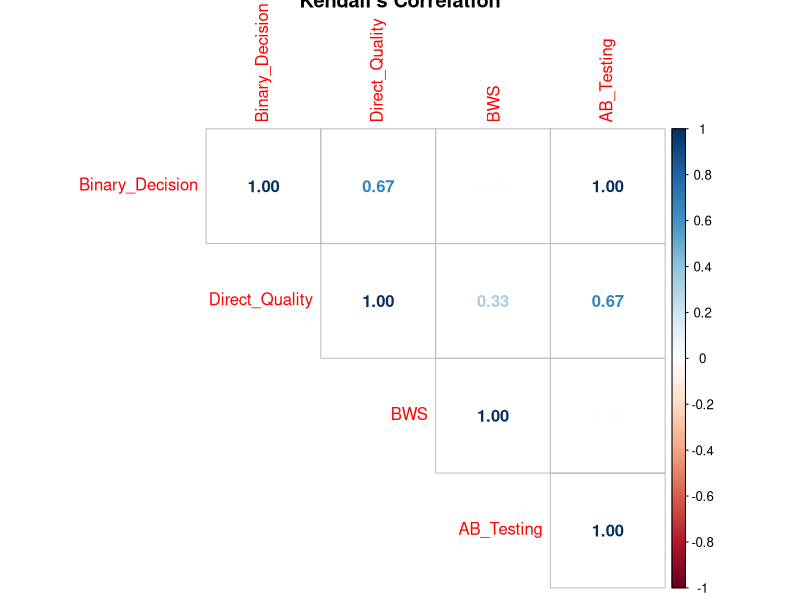

The R source for this figure:
# Honesty Scale
data <- data.frame(
  Text = c('T1', 'T2', 'T3', 'T4', 'T5', 'T6', 'T7', 'T8'),
  Binary_Decision = c(3, 5, 1, 6, 4, 6, 2, 7),  
  Direct_Quality = c(4, 5, 1, 6, 2, 7, 3, 8),   
  BWS = c(4, 5, 3, 7, 2, 6, 1, 8),              
  AB_Testing = c(4, 5, 2, 6, 3, 7, 1, 7)        
)

#Comprehensibility Scale 
data <- data.frame(
  Text = c('T1', 'T2', 'T3', 'T4', 'T5', 'T6', 'T7', 'T8'),
  Binary_Decision = c(2, 3, 2, 5, 3, 4, 1, 4),  
  Direct_Quality = c(3, 2, 3, 5, 4, 6, 1, 5),   
  BWS = c(1, 4, 3, 6, 2, 7, 5, 8),              
  AB_Testing = c(5, 4, 2, 8, 3, 7, 1, 6)        
)

#Total 
data <- data.frame(
  Text = c('T1', 'T2', 'T3', 'T4', 'T5', 'T6', 'T7', 'T8'),
  Binary_Decision = c(3, 5, 1, 7, 4, 6, 2, 7),  
  Direct_Quality = c(4, 5, 2, 6, 3, 7, 1, 8),   
  BWS = c(4, 5, 3, 7, 2, 6, 1, 8),              
  AB_Testing = c(4, 5, 2, 6, 3, 8, 1, 7)        
)

#Honesty LLM
data <- data.frame(
  Text = c('T1', 'T2', 'T3', 'T4'),
  Binary_Decision = c(1, 2, 4, 3),  
  Direct_Quality = c(1, 2, 3, 4),   
  BWS = c(1, 4, 2, 3),              
  AB_Testing = c(1, 2, 4, 3)        
)

#Comprehensibility LLM 
data <- data.frame(
  Text = c('T1', 'T2', 'T3', 'T4'),
  Binary_Decision = c(1, 4, 3, 2),  
  Direct_Quality = c(1, 3, 4, 2),   
  BWS = c(1, 2, 3, 4),              
  AB_Testing = c(1, 4, 3, 2)        
)

# Kendall-Korrelation berechnen
kendall_corr <- cor(data[, 2:5], method = "kendall")
print("Kendall's Korrelationsmatrix:")
print(kendall_corr)

library(corrplot)
corrplot(kendall_corr, method = "number", type = "upper", title = "Kendall's Correlation")
